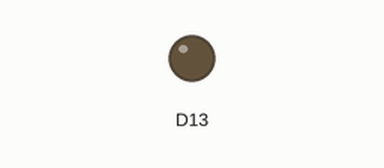
Recording of a program running on a simulated Arduino board driven over Firmata from a computer. Parts: output pins drawn as LEDs (lit = HIGH). At 11.0 s the program stops and its outputs stay as they are.

Above: at 0.1 s.
At 5.1 s:
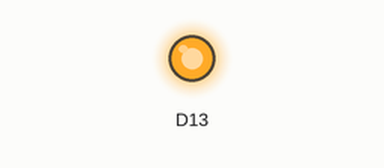
Timing chart, 0 to 9.5 s (numbered marks = the images above):
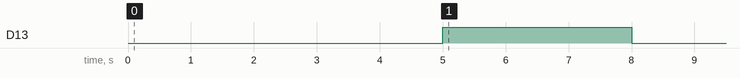

Measured:
- by itself, D13: LOW → HIGH at 5.0 s, → LOW 3.0 s later

The program:

Firmata.py
```python
import time
import pyfirmata

# start connection to Arduino
#  USB: /dev/ttyUSB0 or /dev/ttyACM0
#  UART: /dev/ttyAMA0
board = pyfirmata.Arduino('/dev/ttyAMA0')

board.digital[13].write(1) # switch on LED
time.sleep(3)              # 3s delay
board.digital[13].write(0) # switch off LED
time.sleep(3)              # 3s delay
board.exit()
```
